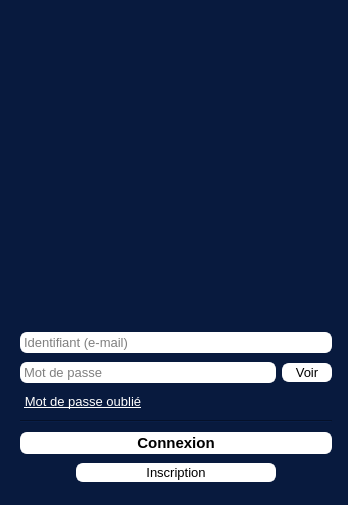
<?xml version="1.0" encoding="UTF-8"?>
<ui version="4.0">
 <class>Widget</class>
 <widget class="QWidget" name="Widget">
  <property name="geometry">
   <rect>
    <x>0</x>
    <y>0</y>
    <width>348</width>
    <height>505</height>
   </rect>
  </property>
  <property name="minimumSize">
   <size>
    <width>348</width>
    <height>505</height>
   </size>
  </property>
  <property name="maximumSize">
   <size>
    <width>348</width>
    <height>505</height>
   </size>
  </property>
  <property name="font">
   <font>
    <pointsize>10</pointsize>
   </font>
  </property>
  <property name="windowTitle">
   <string>Page de connexion</string>
  </property>
  <property name="styleSheet">
   <string notr="true">background-color: rgb(2, 20, 56);
background-color: rgb(8, 26, 62);</string>
  </property>
  <layout class="QHBoxLayout" name="horizontalLayout_4">
   <item>
    <widget class="QStackedWidget" name="stackedWidget">
     <property name="minimumSize">
      <size>
       <width>330</width>
       <height>450</height>
      </size>
     </property>
     <property name="maximumSize">
      <size>
       <width>330</width>
       <height>500</height>
      </size>
     </property>
     <property name="font">
      <font>
       <pointsize>8</pointsize>
      </font>
     </property>
     <property name="currentIndex">
      <number>0</number>
     </property>
     <widget class="QWidget" name="connectPage">
      <layout class="QHBoxLayout" name="horizontalLayout_8">
       <item>
        <layout class="QVBoxLayout" name="connectPageVerticalLayout">
         <item>
          <layout class="QHBoxLayout" name="horizontalLayout_3">
           <item>
            <widget class="QLabel" name="mainAppLogoLabelPage1">
             <property name="maximumSize">
              <size>
               <width>300</width>
               <height>300</height>
              </size>
             </property>
             <property name="text">
              <string/>
             </property>
             <property name="pixmap">
              <pixmap>../../ressources/bestBettor logo.jpg</pixmap>
             </property>
             <property name="scaledContents">
              <bool>true</bool>
             </property>
            </widget>
           </item>
          </layout>
         </item>
         <item>
          <widget class="QLineEdit" name="idLineEdit">
           <property name="font">
            <font>
             <pointsize>10</pointsize>
            </font>
           </property>
           <property name="autoFillBackground">
            <bool>false</bool>
           </property>
           <property name="styleSheet">
            <string notr="true">color: rgb(0, 0, 0);
background-color: rgb(255, 255, 255);
border: 2px solid white;
border-radius: 7px;</string>
           </property>
           <property name="placeholderText">
            <string>Identifiant (e-mail)</string>
           </property>
          </widget>
         </item>
         <item>
          <layout class="QHBoxLayout" name="horizontalLayout">
           <item>
            <widget class="QLineEdit" name="passwordLineEdit">
             <property name="font">
              <font>
               <pointsize>10</pointsize>
              </font>
             </property>
             <property name="styleSheet">
              <string notr="true">color: rgb(0, 0, 0);
background-color: rgb(255, 255, 255);
border: 2px solid white;
border-radius: 7px;</string>
             </property>
             <property name="echoMode">
              <enum>QLineEdit::Password</enum>
             </property>
             <property name="placeholderText">
              <string>Mot de passe</string>
             </property>
            </widget>
           </item>
           <item>
            <widget class="QPushButton" name="seePasswordPushButton">
             <property name="minimumSize">
              <size>
               <width>50</width>
               <height>0</height>
              </size>
             </property>
             <property name="maximumSize">
              <size>
               <width>50</width>
               <height>16777215</height>
              </size>
             </property>
             <property name="font">
              <font>
               <pointsize>10</pointsize>
              </font>
             </property>
             <property name="styleSheet">
              <string notr="true">color: rgb(0, 0, 0);
background-color: rgb(255, 255, 255);
border: 2px solid white;
border-radius: 7px;</string>
             </property>
             <property name="text">
              <string>Voir</string>
             </property>
            </widget>
           </item>
          </layout>
         </item>
         <item>
          <widget class="QPushButton" name="forgottenPasswordPushButton">
           <property name="minimumSize">
            <size>
             <width>0</width>
             <height>0</height>
            </size>
           </property>
           <property name="maximumSize">
            <size>
             <width>126</width>
             <height>16777215</height>
            </size>
           </property>
           <property name="font">
            <font>
             <pointsize>10</pointsize>
             <underline>true</underline>
            </font>
           </property>
           <property name="styleSheet">
            <string notr="true">color: rgb(255, 255, 255);
border: 2px solid rgb(8, 26, 62);
border-radius: 7px;</string>
           </property>
           <property name="text">
            <string>Mot de passe oublié</string>
           </property>
           <property name="flat">
            <bool>true</bool>
           </property>
          </widget>
         </item>
         <item>
          <widget class="Line" name="line">
           <property name="styleSheet">
            <string notr="true">color: rgb(255, 255, 255);</string>
           </property>
           <property name="orientation">
            <enum>Qt::Horizontal</enum>
           </property>
          </widget>
         </item>
         <item>
          <widget class="QPushButton" name="connectPushButton">
           <property name="font">
            <font>
             <pointsize>11</pointsize>
             <bold>true</bold>
            </font>
           </property>
           <property name="autoFillBackground">
            <bool>false</bool>
           </property>
           <property name="styleSheet">
            <string notr="true">color: rgb(0, 0, 0);
background-color: rgb(255, 255, 255);
border: 2px solid white;
border-radius: 7px;</string>
           </property>
           <property name="text">
            <string>Connexion</string>
           </property>
          </widget>
         </item>
         <item>
          <layout class="QHBoxLayout" name="horizontalLayout_2">
           <item>
            <widget class="QPushButton" name="registrationPushButton">
             <property name="minimumSize">
              <size>
               <width>200</width>
               <height>0</height>
              </size>
             </property>
             <property name="maximumSize">
              <size>
               <width>200</width>
               <height>16777215</height>
              </size>
             </property>
             <property name="font">
              <font>
               <pointsize>10</pointsize>
              </font>
             </property>
             <property name="layoutDirection">
              <enum>Qt::LeftToRight</enum>
             </property>
             <property name="styleSheet">
              <string notr="true">color: rgb(0, 0, 0);
background-color: rgb(255, 255, 255);
border: 2px solid white;
border-radius: 7px;</string>
             </property>
             <property name="text">
              <string>Inscription</string>
             </property>
            </widget>
           </item>
          </layout>
         </item>
        </layout>
       </item>
      </layout>
     </widget>
     <widget class="QWidget" name="registerPage">
      <layout class="QHBoxLayout" name="horizontalLayout_9">
       <item>
        <layout class="QVBoxLayout" name="registerPageVerticalLayout">
         <item>
          <widget class="QPushButton" name="backPushButtonPage2">
           <property name="maximumSize">
            <size>
             <width>80</width>
             <height>16777215</height>
            </size>
           </property>
           <property name="styleSheet">
            <string notr="true">color: rgb(0, 0, 0);
background-color: rgb(255, 255, 255);
border: 2px solid white;
border-radius: 7px;</string>
           </property>
           <property name="text">
            <string>&lt;- Retour</string>
           </property>
           <property name="autoRepeatInterval">
            <number>100</number>
           </property>
          </widget>
         </item>
         <item>
          <layout class="QHBoxLayout" name="horizontalLayout_7">
           <item>
            <widget class="QLabel" name="mainAppLogoLabelPage2">
             <property name="maximumSize">
              <size>
               <width>200</width>
               <height>200</height>
              </size>
             </property>
             <property name="text">
              <string/>
             </property>
             <property name="pixmap">
              <pixmap>../../ressources/bestBettor logo.jpg</pixmap>
             </property>
             <property name="scaledContents">
              <bool>true</bool>
             </property>
            </widget>
           </item>
          </layout>
         </item>
         <item>
          <widget class="QLineEdit" name="pseudoLineEditPage2">
           <property name="font">
            <font>
             <pointsize>10</pointsize>
            </font>
           </property>
           <property name="styleSheet">
            <string notr="true">color: rgb(0, 0, 0);
background-color: rgb(255, 255, 255);
border: 2px solid white;
border-radius: 7px;</string>
           </property>
           <property name="placeholderText">
            <string>Nom d'affichage</string>
           </property>
          </widget>
         </item>
         <item>
          <widget class="QLineEdit" name="idLineEditPage2">
           <property name="font">
            <font>
             <pointsize>10</pointsize>
            </font>
           </property>
           <property name="styleSheet">
            <string notr="true">color: rgb(0, 0, 0);
background-color: rgb(255, 255, 255);
border: 2px solid white;
border-radius: 7px;</string>
           </property>
           <property name="text">
            <string/>
           </property>
           <property name="placeholderText">
            <string>E-mail</string>
           </property>
          </widget>
         </item>
         <item>
          <layout class="QHBoxLayout" name="horizontalLayout_5">
           <item>
            <widget class="QLineEdit" name="passwordLineEditPage2">
             <property name="font">
              <font>
               <pointsize>10</pointsize>
              </font>
             </property>
             <property name="styleSheet">
              <string notr="true">color: rgb(0, 0, 0);
background-color: rgb(255, 255, 255);
border: 2px solid white;
border-radius: 7px;</string>
             </property>
             <property name="echoMode">
              <enum>QLineEdit::Password</enum>
             </property>
             <property name="placeholderText">
              <string>Mot de passe</string>
             </property>
            </widget>
           </item>
           <item>
            <widget class="QPushButton" name="seePasswordPushButtonPage2">
             <property name="minimumSize">
              <size>
               <width>50</width>
               <height>0</height>
              </size>
             </property>
             <property name="maximumSize">
              <size>
               <width>50</width>
               <height>16777215</height>
              </size>
             </property>
             <property name="font">
              <font>
               <pointsize>10</pointsize>
              </font>
             </property>
             <property name="styleSheet">
              <string notr="true">color: rgb(0, 0, 0);
background-color: rgb(255, 255, 255);
border: 2px solid white;
border-radius: 7px;</string>
             </property>
             <property name="text">
              <string>Voir</string>
             </property>
            </widget>
           </item>
          </layout>
         </item>
         <item>
          <layout class="QHBoxLayout" name="horizontalLayout_6">
           <item>
            <widget class="QSpinBox" name="ageSpinBoxPage2">
             <property name="font">
              <font>
               <pointsize>10</pointsize>
              </font>
             </property>
             <property name="styleSheet">
              <string notr="true">color: rgb(0, 0, 0);
background-color: rgb(255, 255, 255);
border: 2px solid white;
border-radius: 7px;</string>
             </property>
             <property name="suffix">
              <string> ans</string>
             </property>
             <property name="prefix">
              <string>J'ai </string>
             </property>
             <property name="minimum">
              <number>15</number>
             </property>
             <property name="maximum">
              <number>122</number>
             </property>
             <property name="value">
              <number>15</number>
             </property>
            </widget>
           </item>
           <item>
            <widget class="QCheckBox" name="acceptAgeCheckBoxPage2">
             <property name="font">
              <font>
               <pointsize>10</pointsize>
              </font>
             </property>
             <property name="styleSheet">
              <string notr="true">color: rgb(255, 255, 255);</string>
             </property>
             <property name="text">
              <string>Je certifie avoir plus de 15 ans</string>
             </property>
            </widget>
           </item>
          </layout>
         </item>
         <item>
          <widget class="Line" name="line_2">
           <property name="orientation">
            <enum>Qt::Horizontal</enum>
           </property>
          </widget>
         </item>
         <item>
          <widget class="QPushButton" name="acceptPushButtonPage2">
           <property name="maximumSize">
            <size>
             <width>225</width>
             <height>16777215</height>
            </size>
           </property>
           <property name="font">
            <font>
             <pointsize>10</pointsize>
             <underline>true</underline>
            </font>
           </property>
           <property name="styleSheet">
            <string notr="true">color: rgb(255, 255, 255);
border: 2px solid rgb(8, 26, 62);
border-radius: 7px;</string>
           </property>
           <property name="text">
            <string>Je consulte les conditions d'utilisation</string>
           </property>
           <property name="flat">
            <bool>true</bool>
           </property>
          </widget>
         </item>
         <item>
          <widget class="QCheckBox" name="acceptCheckBoxPage2">
           <property name="font">
            <font>
             <pointsize>9</pointsize>
            </font>
           </property>
           <property name="styleSheet">
            <string notr="true">color: rgb(255, 255, 255);</string>
           </property>
           <property name="text">
            <string>J'ai lu et j'accepte l'utilisation et l'enregistrement de
mes données selon la réglementation de la RGPD</string>
           </property>
          </widget>
         </item>
         <item>
          <widget class="Line" name="line_3">
           <property name="orientation">
            <enum>Qt::Horizontal</enum>
           </property>
          </widget>
         </item>
         <item>
          <widget class="QPushButton" name="registrationPushButtonPage2">
           <property name="enabled">
            <bool>false</bool>
           </property>
           <property name="font">
            <font>
             <pointsize>11</pointsize>
             <bold>true</bold>
            </font>
           </property>
           <property name="styleSheet">
            <string notr="true">color: rgb(0, 0, 0);
background-color: rgb(255, 255, 255);
border: 2px solid white;
border-radius: 7px;</string>
           </property>
           <property name="text">
            <string>Je m'inscris</string>
           </property>
          </widget>
         </item>
        </layout>
       </item>
      </layout>
     </widget>
     <widget class="QWidget" name="ForgottenPassword">
      <layout class="QVBoxLayout" name="verticalLayout_6">
       <item>
        <widget class="QPushButton" name="backPushButtonPage3">
         <property name="maximumSize">
          <size>
           <width>80</width>
           <height>16777215</height>
          </size>
         </property>
         <property name="styleSheet">
          <string notr="true">color: rgb(0, 0, 0);
background-color: rgb(255, 255, 255);
border: 2px solid white;
border-radius: 7px;</string>
         </property>
         <property name="text">
          <string>&lt;- Retour</string>
         </property>
         <property name="autoRepeatInterval">
          <number>100</number>
         </property>
        </widget>
       </item>
       <item>
        <layout class="QVBoxLayout" name="verticalLayout_5">
         <item>
          <layout class="QHBoxLayout" name="horizontalLayout_10">
           <item>
            <widget class="QLabel" name="mainAppLogoLabelPage3">
             <property name="minimumSize">
              <size>
               <width>300</width>
               <height>300</height>
              </size>
             </property>
             <property name="maximumSize">
              <size>
               <width>300</width>
               <height>300</height>
              </size>
             </property>
             <property name="text">
              <string/>
             </property>
             <property name="pixmap">
              <pixmap>../../ressources/bestBettor logo.jpg</pixmap>
             </property>
             <property name="scaledContents">
              <bool>true</bool>
             </property>
             <property name="wordWrap">
              <bool>true</bool>
             </property>
            </widget>
           </item>
          </layout>
         </item>
        </layout>
       </item>
       <item>
        <widget class="QLabel" name="infoLabelPage3">
         <property name="maximumSize">
          <size>
           <width>16777215</width>
           <height>20</height>
          </size>
         </property>
         <property name="font">
          <font>
           <pointsize>10</pointsize>
          </font>
         </property>
         <property name="styleSheet">
          <string notr="true">color: rgb(255, 255, 255);</string>
         </property>
         <property name="text">
          <string>Saisissez l'adresse e-mail de votre compte</string>
         </property>
        </widget>
       </item>
       <item>
        <widget class="QLineEdit" name="emailLineEditPage3">
         <property name="font">
          <font>
           <pointsize>10</pointsize>
          </font>
         </property>
         <property name="styleSheet">
          <string notr="true">color: rgb(0, 0, 0);
background-color: rgb(255, 255, 255);
border: 2px solid white;
border-radius: 7px;</string>
         </property>
         <property name="inputMethodHints">
          <set>Qt::ImhEmailCharactersOnly</set>
         </property>
         <property name="text">
          <string/>
         </property>
         <property name="placeholderText">
          <string>Adresse e-mail du compte</string>
         </property>
        </widget>
       </item>
       <item>
        <widget class="Line" name="line_4">
         <property name="orientation">
          <enum>Qt::Horizontal</enum>
         </property>
        </widget>
       </item>
       <item>
        <widget class="QPushButton" name="emailPushButtonPage3">
         <property name="font">
          <font>
           <pointsize>11</pointsize>
          </font>
         </property>
         <property name="styleSheet">
          <string notr="true">color: rgb(0, 0, 0);
background-color: rgb(255, 255, 255);
border: 2px solid white;
border-radius: 7px;</string>
         </property>
         <property name="text">
          <string>Envoyer l'e-mail de récupération</string>
         </property>
        </widget>
       </item>
       <item>
        <spacer name="verticalSpacer">
         <property name="orientation">
          <enum>Qt::Vertical</enum>
         </property>
         <property name="sizeHint" stdset="0">
          <size>
           <width>20</width>
           <height>40</height>
          </size>
         </property>
        </spacer>
       </item>
      </layout>
     </widget>
    </widget>
   </item>
  </layout>
 </widget>
 <resources/>
 <connections>
  <connection>
   <sender>passwordLineEdit</sender>
   <signal>returnPressed()</signal>
   <receiver>connectPushButton</receiver>
   <slot>click()</slot>
   <hints>
    <hint type="sourcelabel">
     <x>127</x>
     <y>225</y>
    </hint>
    <hint type="destinationlabel">
     <x>185</x>
     <y>355</y>
    </hint>
   </hints>
  </connection>
 </connections>
</ui>
